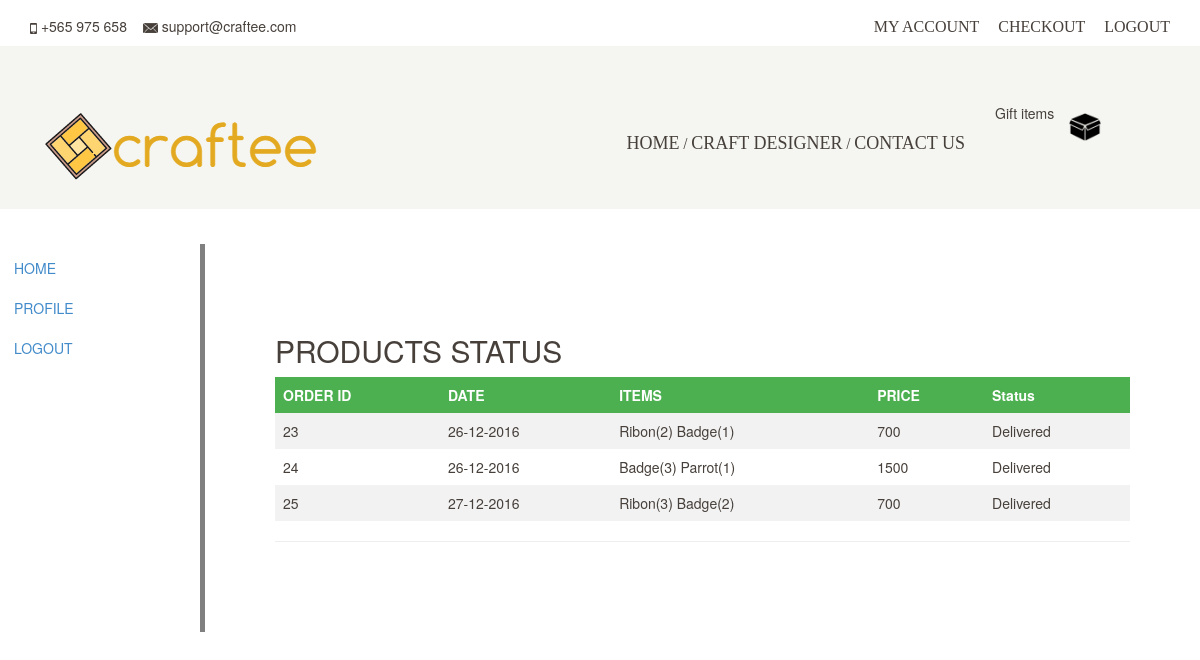
The page /home.php (signed in) on the database its author committed.
### tables this page shows
CREATE TABLE IF NOT EXISTS `tbl_order` (
`id` int(11) NOT NULL,
  `userId` int(11) NOT NULL,
  `placementTime` datetime NOT NULL,
  `address` varchar(500) NOT NULL,
  `isCustom` varchar(1000) NOT NULL,
  `status` int(11) NOT NULL
);

### models/model.php (called while the page is built, shortened)
<?php
class Model
{
	private $username='root';
	private $password='';
	private $database='craftee_db';
	private $servername='localhost';
	function __construct()
	{
		try {
		    $this->db = new PDO("mysql:host=$this->servername;dbname=$this->database", $this->username, $this->password);
		    }
		catch(PDOException $e)
		    {
		    echo "Connection failed: " . $e->getMessage();
		    }
	}
}

### models/orderClass.php (called while the page is built, shortened)
<?php
require_once 'model.php';
class OrderClass  extends Model
{
	public function getUserOrders($userId)
	{
		try{
			$stmt=$this->db->prepare("SELECT * FROM tbl_order WHERE userId=:userId");
			$stmt->bindparam(':userId',$userId);
			$stmt->execute();
			$stmt->setFetchMode(PDO::FETCH_ASSOC);
		 	$result=$stmt->fetchAll();
		 	return $result;
		 	}
		 	catch(Exception $e){
		 		echo $e->getMessage();
		 	}
	}
	public function getOrderedProducts($orderId)
	{
		try{
			$stmt=$this->db->prepare("SELECT name, unit, tbl_product.price FROM tbl_orderedproduct,tbl_product WHERE tbl_orderedproduct.productId=tbl_product.id AND orderId=:orderId");
			$stmt->bindparam(':orderId',$orderId);
			$stmt->execute();
			$stmt->setFetchMode(PDO::FETCH_ASSOC);
		 	$result=$stmt->fetchAll();
		 	return $result;
		 	}
		 	catch(Exception $e){
		 		echo $e->getMessage();
		 	}
	}
}

### views/user_home.view.php (the view, shortened to what this page needs)
    <?php require 'statics/header.view.php'; ?>
<?php require 'statics/sidebar.view.php'; ?>
<article>
    <h2>PRODUCTS STATUS</h2>
    <table>
      <tr>
        <th>ORDER ID</th>
        <th>DATE</th>
        <th>ITEMS</th>
        <th>PRICE</th>
        <th>Status</th>
      </tr>
      <?php
        if(!empty($updatedOrders)){
          foreach ($updatedOrders as $order):
      ?>
      <tr>
        <td><?=$order['id']; ?></td>
        <td><?=date('d-m-Y',strtotime($order['placementTime'])); ?></td>
        <td><?=$order['items']; ?></td>
        <td><?=$order['price']; ?></td>
        <td><?=($order['status']==0 ?  "Not Deliverd": "Delivered"); ?></td>
      </tr>
      <?php
          endforeach;
        }
       ?>
    </table>
    <hr></hr>
</article>
	</body>

### resource/css/style.css (style rules this page uses)
html,body { color: #463f3a; }
article { margin-left: 200px; border-left: 5px solid gray; padding: 5em; overflow: hidden; }
table { border-collapse: collapse; width: 100%; }
th, td { text-align: left; padding: 8px; }
tr:nth-child(even) { background-color: #f2f2f2 }
th { background-color: #4CAF50; color: white; }

### rows shown on the page
tbl_order: id "23", placementTime "26-12-2016", items "Ribon(2) Badge(1)", price "700", status "Delivered"
tbl_order: id "24", placementTime "26-12-2016", items "Badge(3) Parrot(1)", price "1500", status "Delivered"
tbl_order: id "25", placementTime "27-12-2016", items "Ribon(3) Badge(2)", price "700", status "Delivered"
